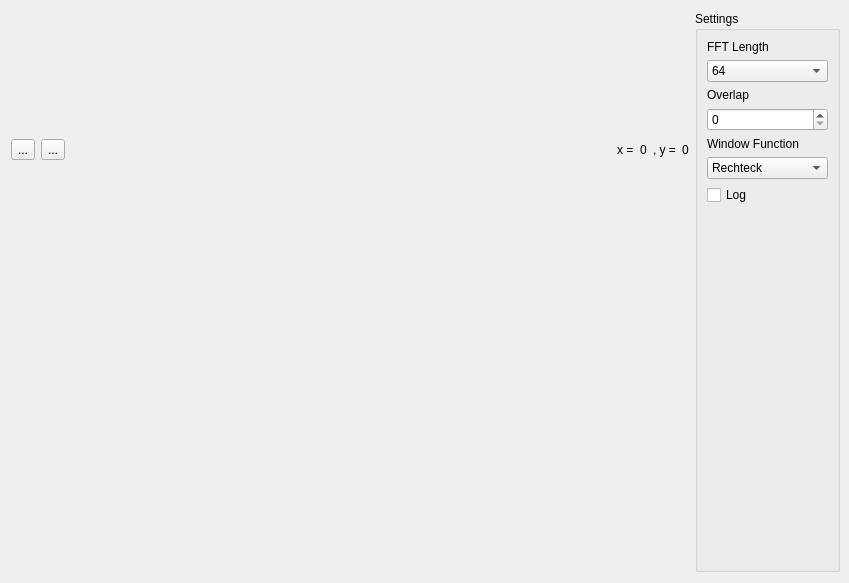
<?xml version="1.0" encoding="UTF-8"?>
<ui version="4.0">
 <class>PSD</class>
 <widget class="QWidget" name="PSD">
  <property name="geometry">
   <rect>
    <x>0</x>
    <y>0</y>
    <width>849</width>
    <height>583</height>
   </rect>
  </property>
  <property name="windowTitle">
   <string>Form</string>
  </property>
  <layout class="QHBoxLayout" name="horizontalLayout">
   <property name="rightMargin">
    <number>9</number>
   </property>
   <item>
    <layout class="QVBoxLayout" name="verticalLayout_3">
     <property name="leftMargin">
      <number>0</number>
     </property>
     <item>
      <layout class="QHBoxLayout" name="horizontalLayout_2">
       <property name="topMargin">
        <number>0</number>
       </property>
       <item>
        <widget class="QToolButton" name="button_zoom">
         <property name="text">
          <string>...</string>
         </property>
         <property name="icon">
          <iconset theme="go-home-symbolic">
           <normaloff>.</normaloff>.</iconset>
         </property>
         <property name="checkable">
          <bool>false</bool>
         </property>
         <property name="checked">
          <bool>false</bool>
         </property>
        </widget>
       </item>
       <item>
        <widget class="QToolButton" name="toolButton">
         <property name="text">
          <string>...</string>
         </property>
         <property name="icon">
          <iconset theme="zoom-in-symbolic">
           <normaloff>.</normaloff>.</iconset>
         </property>
         <property name="checkable">
          <bool>true</bool>
         </property>
        </widget>
       </item>
       <item>
        <spacer name="horizontalSpacer">
         <property name="orientation">
          <enum>Qt::Horizontal</enum>
         </property>
         <property name="sizeHint" stdset="0">
          <size>
           <width>40</width>
           <height>20</height>
          </size>
         </property>
        </spacer>
       </item>
       <item>
        <widget class="QLabel" name="label_5">
         <property name="text">
          <string>x =</string>
         </property>
        </widget>
       </item>
       <item>
        <widget class="QLabel" name="x_coord">
         <property name="text">
          <string>0</string>
         </property>
         <property name="textInteractionFlags">
          <set>Qt::LinksAccessibleByMouse|Qt::TextSelectableByKeyboard|Qt::TextSelectableByMouse</set>
         </property>
        </widget>
       </item>
       <item>
        <widget class="QLabel" name="label_2">
         <property name="text">
          <string>, y =</string>
         </property>
        </widget>
       </item>
       <item>
        <widget class="QLabel" name="y_coord">
         <property name="text">
          <string>0</string>
         </property>
         <property name="textInteractionFlags">
          <set>Qt::LinksAccessibleByMouse|Qt::TextSelectableByKeyboard|Qt::TextSelectableByMouse</set>
         </property>
        </widget>
       </item>
      </layout>
     </item>
     <item>
      <widget class="QwtPlot" name="qwtPlot">
       <property name="canvasBackground">
        <brush brushstyle="SolidPattern">
         <color alpha="255">
          <red>255</red>
          <green>255</green>
          <blue>255</blue>
         </color>
        </brush>
       </property>
      </widget>
     </item>
    </layout>
   </item>
   <item>
    <layout class="QVBoxLayout" name="verticalLayout">
     <property name="rightMargin">
      <number>0</number>
     </property>
     <item>
      <widget class="QGroupBox" name="groupBox">
       <property name="title">
        <string>Settings</string>
       </property>
       <layout class="QVBoxLayout" name="verticalLayout_2">
        <item>
         <widget class="QLabel" name="label_3">
          <property name="text">
           <string>FFT Length</string>
          </property>
         </widget>
        </item>
        <item>
         <widget class="QComboBox" name="psd_fftlen">
          <item>
           <property name="text">
            <string>64</string>
           </property>
          </item>
          <item>
           <property name="text">
            <string>128</string>
           </property>
          </item>
          <item>
           <property name="text">
            <string>256</string>
           </property>
          </item>
          <item>
           <property name="text">
            <string>512</string>
           </property>
          </item>
          <item>
           <property name="text">
            <string>1024</string>
           </property>
          </item>
          <item>
           <property name="text">
            <string>2048</string>
           </property>
          </item>
          <item>
           <property name="text">
            <string>4096</string>
           </property>
          </item>
         </widget>
        </item>
        <item>
         <widget class="QLabel" name="label">
          <property name="text">
           <string>Overlap</string>
          </property>
         </widget>
        </item>
        <item>
         <widget class="QSpinBox" name="psd_overlap">
          <property name="maximum">
           <number>63</number>
          </property>
         </widget>
        </item>
        <item>
         <widget class="QLabel" name="label_6">
          <property name="text">
           <string>Window Function</string>
          </property>
         </widget>
        </item>
        <item>
         <widget class="QComboBox" name="psd_window_function">
          <item>
           <property name="text">
            <string>Rechteck</string>
           </property>
          </item>
          <item>
           <property name="text">
            <string>Hamming</string>
           </property>
          </item>
          <item>
           <property name="text">
            <string>Blackman</string>
           </property>
          </item>
          <item>
           <property name="text">
            <string>Blackman-Harris</string>
           </property>
          </item>
         </widget>
        </item>
        <item>
         <widget class="QCheckBox" name="button_log">
          <property name="text">
           <string>Log</string>
          </property>
         </widget>
        </item>
        <item>
         <spacer name="verticalSpacer">
          <property name="orientation">
           <enum>Qt::Vertical</enum>
          </property>
          <property name="sizeHint" stdset="0">
           <size>
            <width>20</width>
            <height>40</height>
           </size>
          </property>
         </spacer>
        </item>
       </layout>
      </widget>
     </item>
    </layout>
   </item>
  </layout>
 </widget>
 <customwidgets>
  <customwidget>
   <class>QwtPlot</class>
   <extends>QFrame</extends>
   <header>qwt_plot.h</header>
  </customwidget>
 </customwidgets>
 <resources/>
 <connections/>
</ui>
